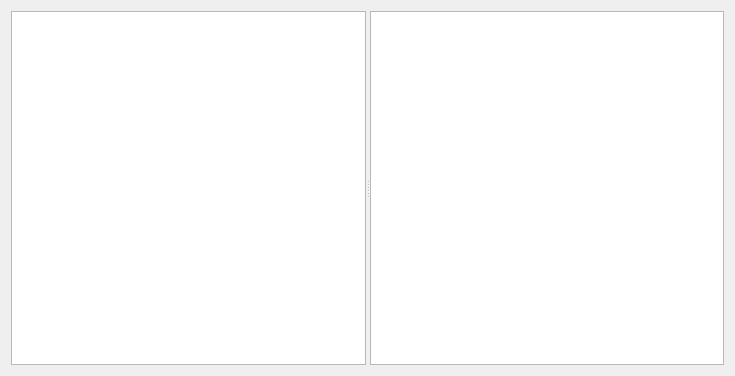
<?xml version="1.0" encoding="UTF-8"?>
<ui version="4.0">
 <class>Dialog</class>
 <widget class="QDialog" name="Dialog">
  <property name="geometry">
   <rect>
    <x>0</x>
    <y>0</y>
    <width>735</width>
    <height>376</height>
   </rect>
  </property>
  <property name="windowTitle">
   <string>History</string>
  </property>
  <layout class="QVBoxLayout" name="verticalLayout">
   <item>
    <widget class="QSplitter" name="hSplitter">
     <property name="orientation">
      <enum>Qt::Horizontal</enum>
     </property>
     <widget class="QTableView" name="tblHistory">
      <property name="selectionMode">
       <enum>QAbstractItemView::SingleSelection</enum>
      </property>
      <property name="selectionBehavior">
       <enum>QAbstractItemView::SelectRows</enum>
      </property>
      <attribute name="horizontalHeaderStretchLastSection">
       <bool>true</bool>
      </attribute>
      <attribute name="verticalHeaderVisible">
       <bool>false</bool>
      </attribute>
     </widget>
     <widget class="QSplitter" name="vSplitter">
      <property name="orientation">
       <enum>Qt::Vertical</enum>
      </property>
      <widget class="QTableView" name="tblChanges">
       <property name="selectionMode">
        <enum>QAbstractItemView::SingleSelection</enum>
       </property>
       <property name="selectionBehavior">
        <enum>QAbstractItemView::SelectRows</enum>
       </property>
       <attribute name="verticalHeaderVisible">
        <bool>false</bool>
       </attribute>
      </widget>
     </widget>
    </widget>
   </item>
  </layout>
 </widget>
 <resources/>
 <connections/>
</ui>
